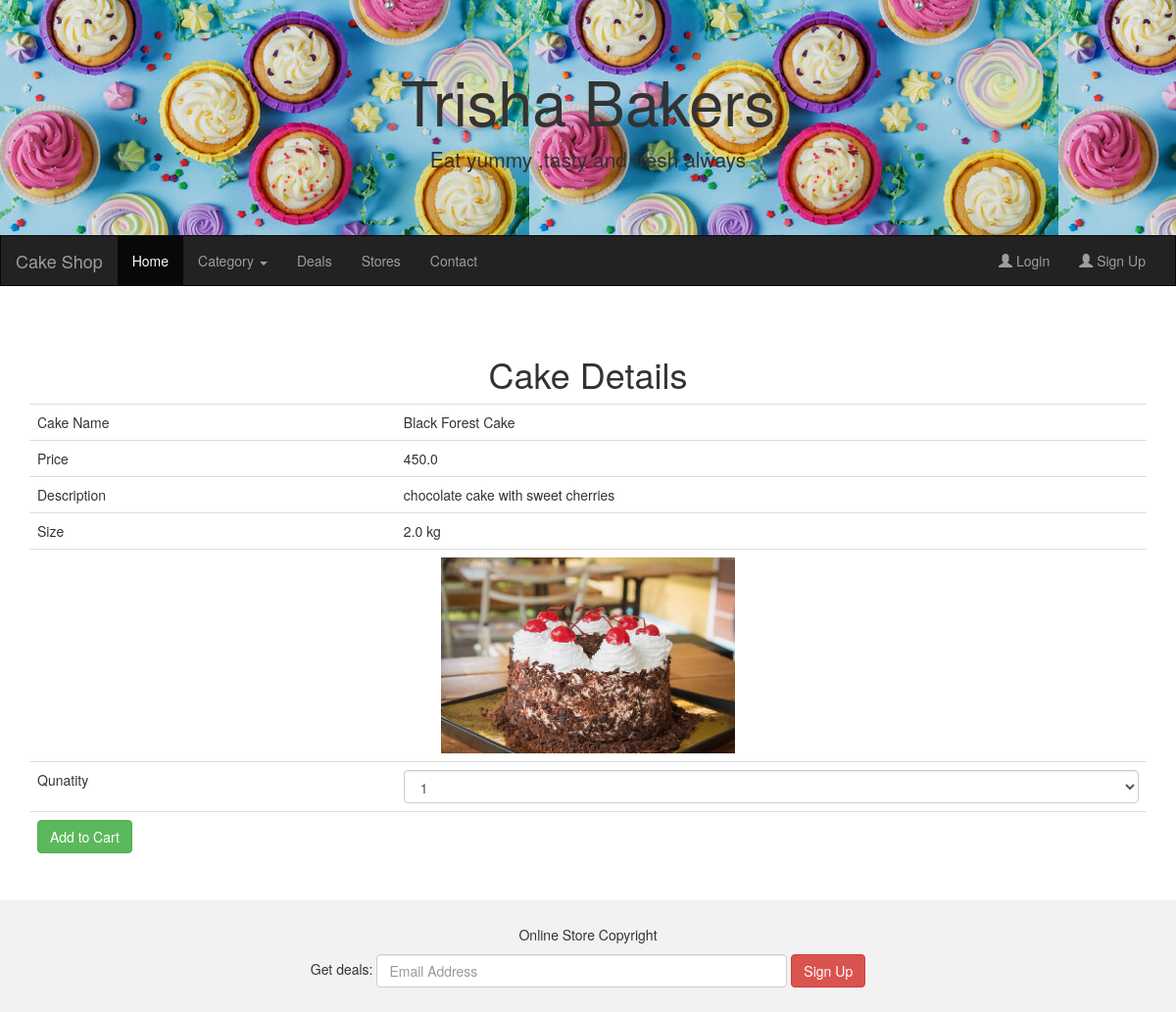
Page /ViewDetails/1 on the committed database.
### AdminApp/models.py (models this page shows)
class Product(models.Model):
    pname = models.CharField(max_length=20)
    price = models.FloatField(default=200)
    description = models.CharField(max_length=50)
    size = models.FloatField(default=1)
    quantity = models.IntegerField()
    image = models.ImageField(default='abc.jpg', upload_to='Images')
    cat = models.ForeignKey(to='Category', on_delete=models.CASCADE)
    class Meta:
        db_table = "Product"

### UserApp/views.py (the view)
# urls.py: path('ViewDetails/<id>',views.ViewDetails),
def ViewDetails(request, id):
    cake = Product.objects.get(id=id)
    return render(request, "ViewDetails.html", {"cake": cake})

### UserApp/templates/ViewDetails.html (shortened to what this page needs)
{%extends "homepage.html" %}
{% block content%}
<center>
  <h1>Cake Details</h1>
  <form method="post" action="/addToCart">
    <table class="table">
      <tr>
        <td>Cake Name </td>
        <td>{{cake.pname}}</td>
      </tr>
      <tr>
        <td>Price </td>
        <td>{{cake.price}}</td>
      </tr>
      <tr>
        <td>Description</td>
        <td>{{cake.description}}</td>
      </tr>
      <tr>
        <td>Size</td>
        <td>{{cake.size}} kg</td>
      </tr>
      <tr>
        <td colspan="2" align="center"><img src="{{cake.image.url}}" height="200px" width:200px></td>
      </tr>
      <tr>
        <td>Qunatity</td>
        <td><select name='qty' class="form-control">
          <option>1</option>
        </select></td>
      </tr>
      <tr>
        <td>
          <button type="submit" class="btn btn-success">Add to Cart</button>
        </td>
        <td>
        </td>
      </tr>
    </table>
  </form>
</center>
{%endblock%}

### rows in the picture
Product: pname "Black Forest Cake", price "450.0", description "chocolate cake with sweet cherries", size "2.0", image (picture)
